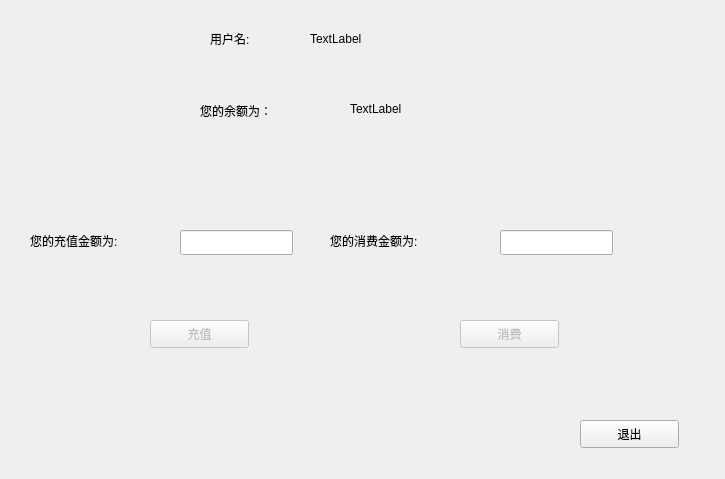
<?xml version="1.0" encoding="UTF-8"?>
<ui version="4.0">
 <class>manageAccountDialog</class>
 <widget class="QDialog" name="manageAccountDialog">
  <property name="geometry">
   <rect>
    <x>0</x>
    <y>0</y>
    <width>725</width>
    <height>479</height>
   </rect>
  </property>
  <property name="windowTitle">
   <string>Dialog</string>
  </property>
  <widget class="QLabel" name="label">
   <property name="geometry">
    <rect>
     <x>200</x>
     <y>100</y>
     <width>111</width>
     <height>21</height>
    </rect>
   </property>
   <property name="text">
    <string>您的余额为：</string>
   </property>
  </widget>
  <widget class="QLabel" name="balanceLabel">
   <property name="geometry">
    <rect>
     <x>350</x>
     <y>100</y>
     <width>81</width>
     <height>18</height>
    </rect>
   </property>
   <property name="text">
    <string>TextLabel</string>
   </property>
  </widget>
  <widget class="QPushButton" name="investButton">
   <property name="enabled">
    <bool>false</bool>
   </property>
   <property name="geometry">
    <rect>
     <x>150</x>
     <y>320</y>
     <width>99</width>
     <height>28</height>
    </rect>
   </property>
   <property name="text">
    <string>充值</string>
   </property>
  </widget>
  <widget class="QPushButton" name="consumeButton">
   <property name="enabled">
    <bool>false</bool>
   </property>
   <property name="geometry">
    <rect>
     <x>460</x>
     <y>320</y>
     <width>99</width>
     <height>28</height>
    </rect>
   </property>
   <property name="text">
    <string>消费</string>
   </property>
  </widget>
  <widget class="QLabel" name="label_3">
   <property name="geometry">
    <rect>
     <x>210</x>
     <y>30</y>
     <width>81</width>
     <height>18</height>
    </rect>
   </property>
   <property name="text">
    <string>用户名:</string>
   </property>
  </widget>
  <widget class="QLabel" name="nameLabel">
   <property name="geometry">
    <rect>
     <x>310</x>
     <y>30</y>
     <width>81</width>
     <height>18</height>
    </rect>
   </property>
   <property name="text">
    <string>TextLabel</string>
   </property>
  </widget>
  <widget class="QLabel" name="label_2">
   <property name="geometry">
    <rect>
     <x>30</x>
     <y>220</y>
     <width>141</width>
     <height>41</height>
    </rect>
   </property>
   <property name="text">
    <string>您的充值金额为:</string>
   </property>
  </widget>
  <widget class="QLabel" name="label_4">
   <property name="geometry">
    <rect>
     <x>330</x>
     <y>220</y>
     <width>141</width>
     <height>41</height>
    </rect>
   </property>
   <property name="text">
    <string>您的消费金额为:</string>
   </property>
  </widget>
  <widget class="QLineEdit" name="investNum">
   <property name="geometry">
    <rect>
     <x>180</x>
     <y>230</y>
     <width>113</width>
     <height>25</height>
    </rect>
   </property>
  </widget>
  <widget class="QLineEdit" name="consumeNum">
   <property name="geometry">
    <rect>
     <x>500</x>
     <y>230</y>
     <width>113</width>
     <height>25</height>
    </rect>
   </property>
  </widget>
  <widget class="QPushButton" name="pushButton">
   <property name="geometry">
    <rect>
     <x>580</x>
     <y>420</y>
     <width>99</width>
     <height>28</height>
    </rect>
   </property>
   <property name="text">
    <string>退出</string>
   </property>
  </widget>
 </widget>
 <resources/>
 <connections/>
</ui>
